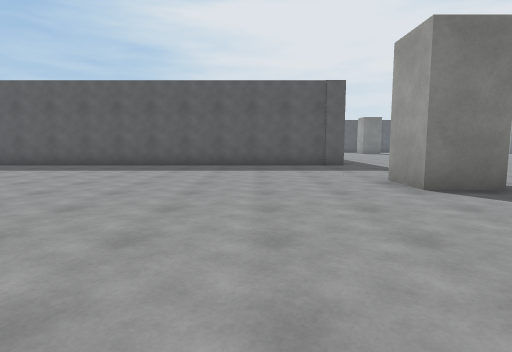
view 1 (above)

20 first-person views from a walk through a scene from a Unity 3-D project. The camera is 1.3 m above the floor, tilts 6° down and sees 80° across. The floor is counted in squares, 2 m on a side. Each view is taken from the middle of a square. On the plan, view 1 faces up. The plan holds only what a view shows up to about 10 squares ahead; the rest is blank. The player character is not drawn. Some animated figures are not drawn. Surface patterns are stand-ins for the level's own textures.

view 2
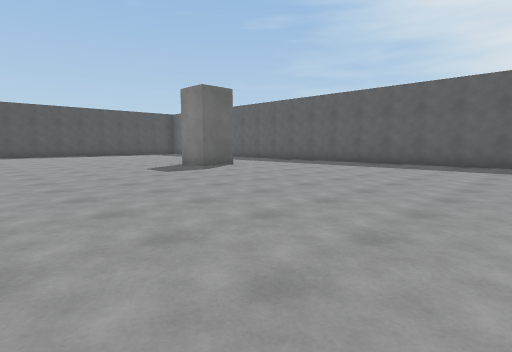

view 3
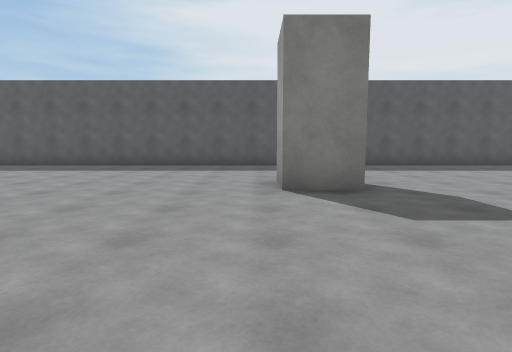

view 4
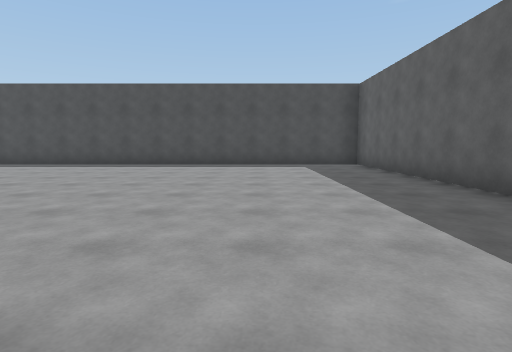

view 5
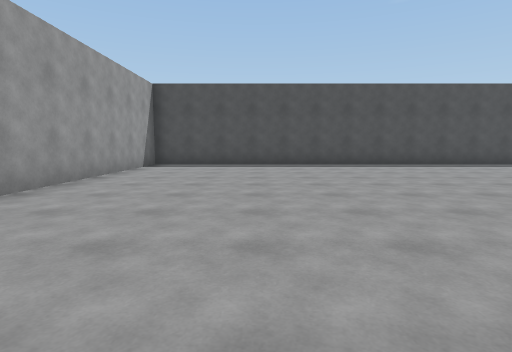

view 6
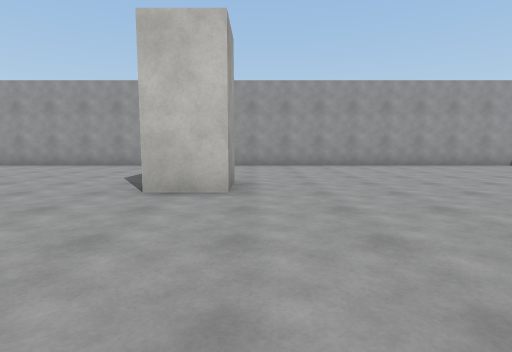

view 7
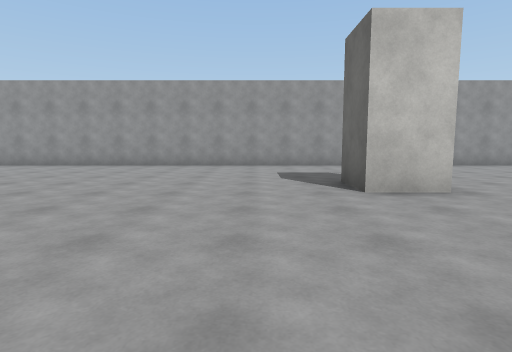

view 8
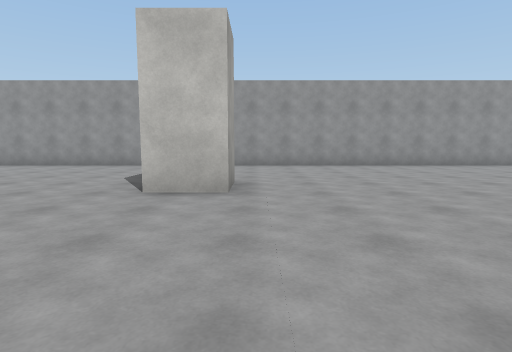

view 9
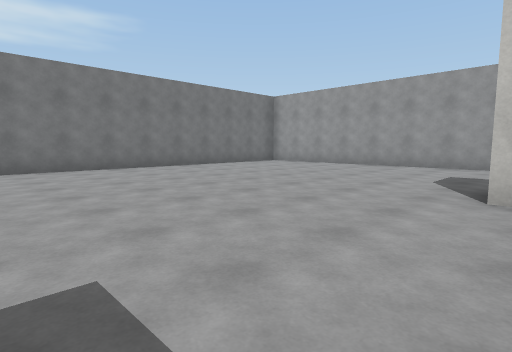

view 10
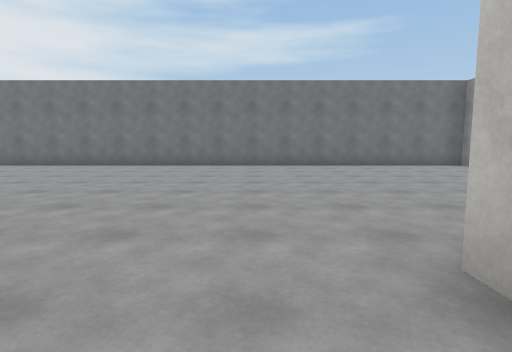

view 11
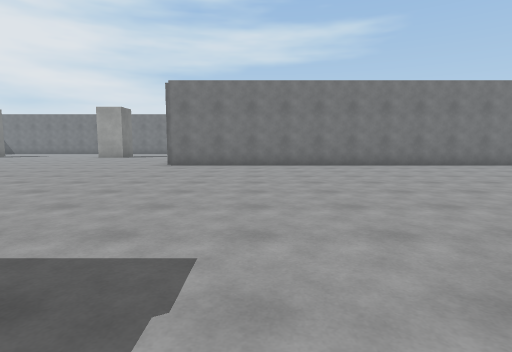

view 12
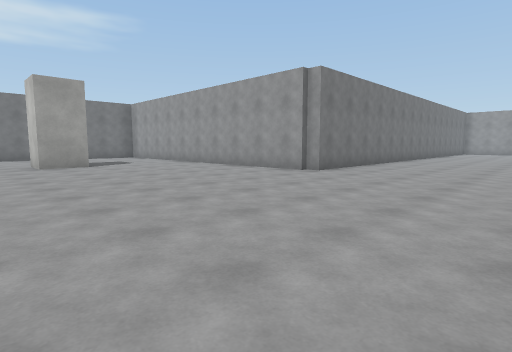

view 13
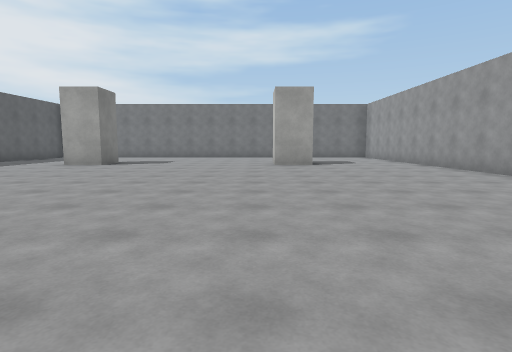

view 14
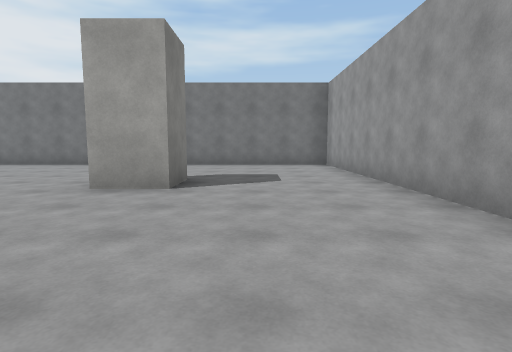

view 15
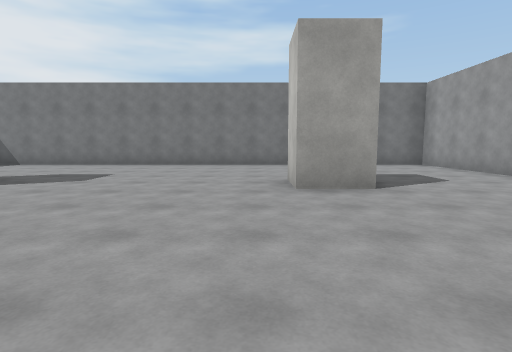

view 16
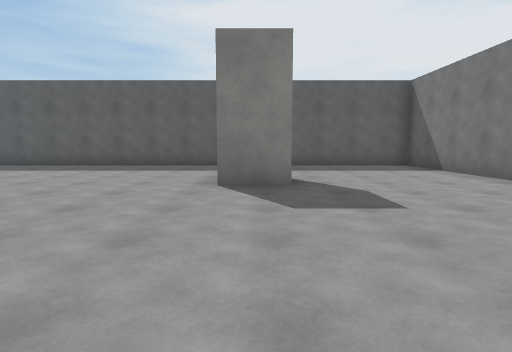

view 17
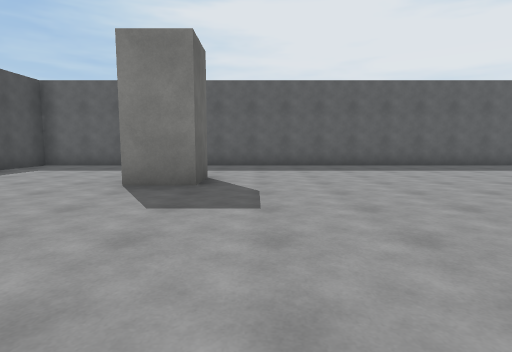

view 18
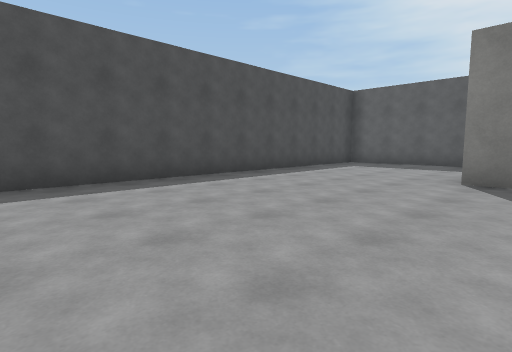

view 19
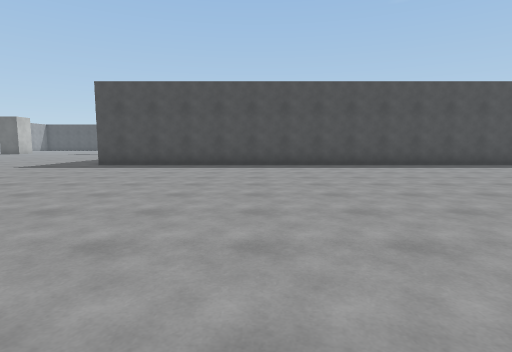

view 20
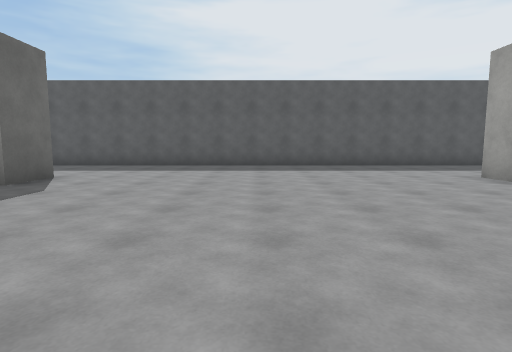

### Floor plan
Points are (right, up) in squares from view 1. A wall is a line through its corners. A room is listed if a view was taken in it or the views show most of it. See-through windows are left out.
Room 1 (views 1, 2, 3, 4, 5, 6, 7, 8, 9, 10, 11, 12, 13, 14, 15, 16, 17, 18, 19, 20)
walls: (3.6, 4.3) (2.4, 4.3) (2.4, 5.5); (11.5, 9.8) (21.6, 9.8) (21.6, 24.2) (2.6, 24.2) (2.6, 9.2) (-17.7, 9.2) (-17.7, -6.2) (2.6, -6.2); (2.4, -2.2) (2.4, -1.1) (3.6, -1.1); (-7.5, 5.5) (-7.5, 4.3) (-8.6, 4.3) (-8.6, 5.4); (4.1, -6.2) (11.2, -6.2) (11.2, 9.6) (11.6, 9.6); (-8.6, -2.2) (-8.6, -1.1) (-7.5, -1.1) (-7.5, -2.2); (8.1, 21) (8.1, 19.8) (6.9, 19.8); (17.6, 13.3) (16.4, 13.3) (16.4, 14.4) (17.6, 14.4); (17.6, 19.8) (16.4, 19.8) (16.4, 21)

Where each view was taken, in squares from view 1:
view 1: 0 up, 0 right, facing up
view 2: 1 down, 0 right, facing up-left
view 3: 0 up, 9 left, facing up
view 4: 6 up, 8 left, facing left
view 5: 3 down, 8 left, facing left
view 6: 3 up, 9 left, facing down
view 7: 3 up, 6 left, facing down
view 8: 3 up, 2 right, facing down
view 9: 3 up, 3 right, facing down-right
view 10: 0 up, 2 right, facing right
view 11: 7 up, 2 right, facing right
view 12: 16 up, 7 right, facing down-right
view 13: 15 up, 7 right, facing right
view 14: 12 up, 12 right, facing right
view 15: 15 up, 12 right, facing right
view 16: 15 up, 17 right, facing up
view 17: 15 up, 9 right, facing up
view 18: 14 up, 8 right, facing up-left
view 19: 14 up, 12 right, facing left
view 20: 15 up, 12 right, facing up
